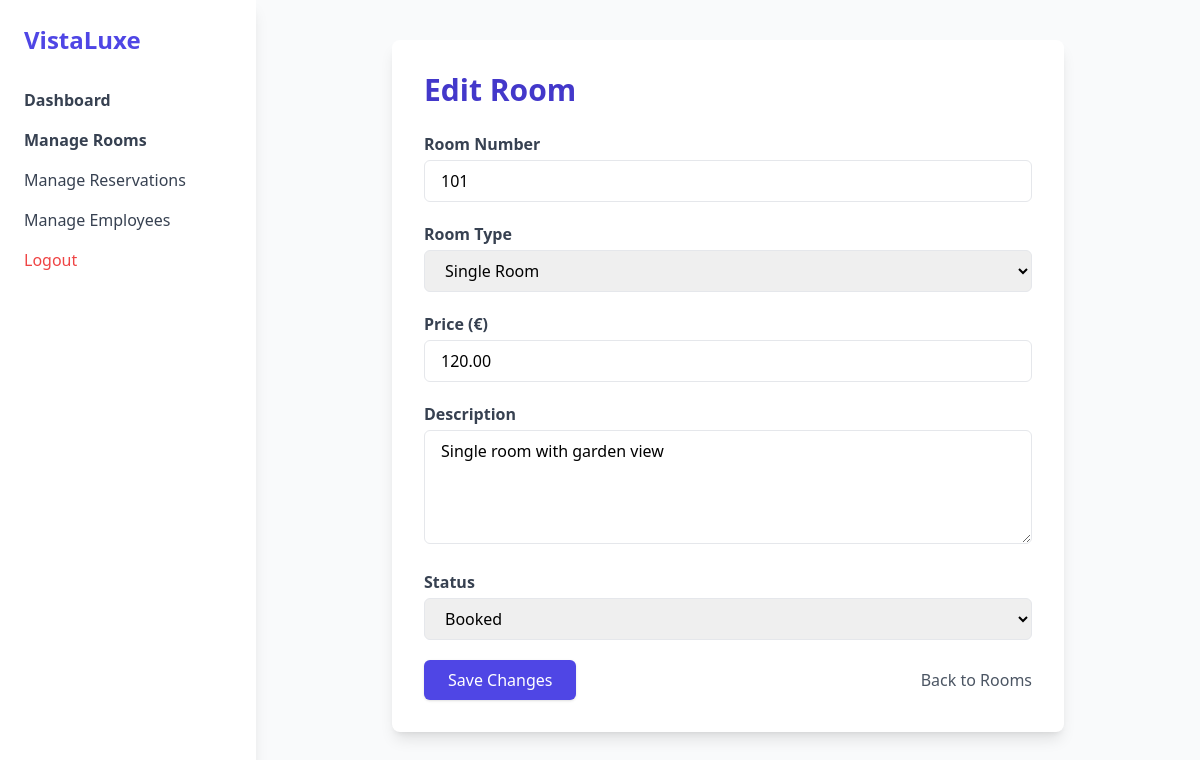
The page /admin/edit_room.php?id=9 (signed in) on the database its author committed.
### tables this page shows
CREATE TABLE `rooms` (
  `id` int(11) NOT NULL,
  `room_number` varchar(10) DEFAULT NULL,
  `room_type_id` int(11) DEFAULT NULL,
  `price` decimal(10,2) DEFAULT NULL,
  `description` text DEFAULT NULL,
  `photo` varchar(255) DEFAULT NULL,
  `status` enum('available','booked') DEFAULT 'available',
  `created_at` timestamp NOT NULL DEFAULT current_timestamp()
);

CREATE TABLE `room_types` (
  `id` int(11) NOT NULL,
  `name` varchar(100) DEFAULT NULL,
  `description` text DEFAULT NULL,
  `created_at` timestamp NOT NULL DEFAULT current_timestamp()
);

### admin/edit_room.php (the view, shortened to what this page needs)
<?php
include '../config.php';
$id = $_GET['id'];
$room = mysqli_fetch_assoc(mysqli_query($conn, "SELECT * FROM rooms WHERE id='$id'"));
$room_types = mysqli_query($conn, "SELECT * FROM room_types");
?>
<!DOCTYPE html>
<html lang="en">
<head>
    <script src="https://cdn.tailwindcss.com"></script>
</head>
<body class="bg-gray-50 font-sans">
<div class="flex">
  <aside class="w-64 bg-white shadow-lg min-h-screen p-6">
    <h2 class="text-2xl font-extrabold text-indigo-600 mb-8">VistaLuxe</h2>
    <nav class="space-y-4 text-gray-700">
      <a href="dashboard.php" class="block hover:text-indigo-600 font-semibold">Dashboard</a>
      <a href="rooms.php" class="block hover:text-indigo-600 font-semibold">Manage Rooms</a>
      <a href="reservations.php" class="block hover:text-indigo-600">Manage Reservations</a>
      <a href="employees.php" class="block hover:text-indigo-600">Manage Employees</a>
      <a href="../logout.php" class="block text-red-500 hover:text-red-600">Logout</a>
    </nav>
  </aside>
  <main class="flex-1 p-10">
    <div class="max-w-2xl mx-auto bg-white p-8 shadow-lg rounded-lg">
      <h2 class="text-3xl font-bold text-indigo-700 mb-6">Edit Room</h2>
      <form method="POST" class="space-y-5">
        <div>
          <label class="block text-gray-700 font-semibold mb-1">Room Number</label>
          <input type="text" name="room_number" value="<?= htmlspecialchars($room['room_number']) ?>" required class="w-full px-4 py-2 border rounded-md focus:ring-2 focus:ring-indigo-400">
        </div>
        <div>
          <label class="block text-gray-700 font-semibold mb-1">Room Type</label>
          <select name="room_type_id" required class="w-full px-4 py-2 border rounded-md focus:ring-2 focus:ring-indigo-400">
            <?php while($type = mysqli_fetch_assoc($room_types)): ?>
              <option value="<?= $type['id'] ?>" <?= ($type['id'] == $room['room_type_id']) ? 'selected' : '' ?>>
                <?= htmlspecialchars($type['name']) ?>
              </option>
            <?php endwhile; ?>
          </select>
        </div>
        <div>
          <label class="block text-gray-700 font-semibold mb-1">Price (€)</label>
          <input type="number" step="0.01" name="price" value="<?= htmlspecialchars($room['price']) ?>" required class="w-full px-4 py-2 border rounded-md focus:ring-2 focus:ring-indigo-400">
        </div>
        <div>
          <label class="block text-gray-700 font-semibold mb-1">Description</label>
          <textarea name="description" rows="4" class="w-full px-4 py-2 border rounded-md focus:ring-2 focus:ring-indigo-400"><?= htmlspecialchars($room['description']) ?></textarea>
        </div>
        <div>
          <label class="block text-gray-700 font-semibold mb-1">Status</label>
          <select name="status" class="w-full px-4 py-2 border rounded-md focus:ring-2 focus:ring-indigo-400">
            <option value="booked" <?= ($room['status'] == 'booked') ? 'selected' : '' ?>>Booked</option>
          </select>
        </div>
        <div class="flex justify-between items-center mt-6">
          <button type="submit" class="bg-indigo-600 hover:bg-indigo-700 text-white px-6 py-2 rounded-md shadow">Save Changes</button>
          <a href="rooms.php" class="text-gray-600 hover:underline">Back to Rooms</a>
        </div>
      </form>
    </div>
  </main>
</div>
</body>
</html>

### rows shown on the page
rooms: room_number "101", room_type_id "Single Room", price "120.00", description "Single room with garden view", status "Booked"
